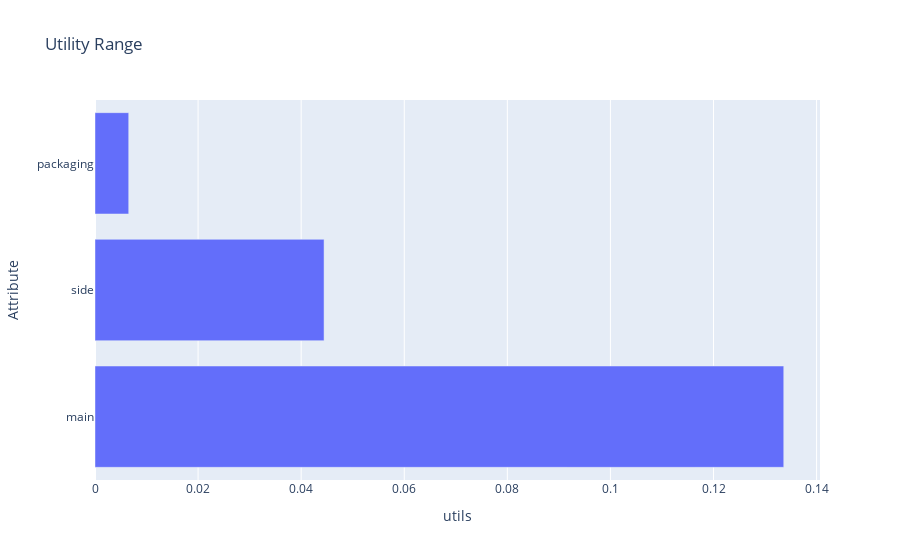

The code cell stored with this chart in its notebook:
### Code cell
fig = px.bar(attr_utils_df, x='utils', title='Utility Range')
fig.update_yaxes(title='Attribute')
fig.show()

### Figure 1 — Plotly figure (JSON) as saved in the notebook; plotly's stock layout.template omitted (floating-point values rounded to 4 significant figures)
{"data": [{"alignmentgroup": "True", "hovertemplate": "utils=%{x}<br>index=%{y}<extra></extra>", "legendgroup": "", "marker": {"color": "#636efa", "pattern": {"shape": ""}}, "name": "", "offsetgroup": "", "orientation": "h", "showlegend": false, "textposition": "auto", "type": "bar", "x": [0.1336, 0.04444, 0.006543], "xaxis": "x", "y": ["main", "side", "packaging"], "yaxis": "y"}], "layout": {"barmode": "relative", "legend": {"tracegroupgap": 0}, "title": {"text": "Utility Range"}, "xaxis": {"anchor": "y", "domain": [0, 1], "title": {"text": "utils"}}, "yaxis": {"anchor": "x", "domain": [0, 1], "title": {"text": "Attribute"}}}}
